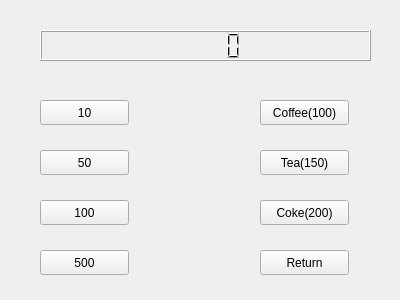
<?xml version="1.0" encoding="UTF-8"?>
<ui version="4.0">
 <class>Widget</class>
 <widget class="QWidget" name="Widget">
  <property name="geometry">
   <rect>
    <x>0</x>
    <y>0</y>
    <width>400</width>
    <height>300</height>
   </rect>
  </property>
  <property name="windowTitle">
   <string>Widget</string>
  </property>
  <widget class="QLCDNumber" name="lcdNumber">
   <property name="geometry">
    <rect>
     <x>40</x>
     <y>30</y>
     <width>331</width>
     <height>31</height>
    </rect>
   </property>
  </widget>
  <widget class="QPushButton" name="Pb10">
   <property name="geometry">
    <rect>
     <x>40</x>
     <y>100</y>
     <width>89</width>
     <height>25</height>
    </rect>
   </property>
   <property name="text">
    <string>10</string>
   </property>
  </widget>
  <widget class="QPushButton" name="Pb50">
   <property name="geometry">
    <rect>
     <x>40</x>
     <y>150</y>
     <width>89</width>
     <height>25</height>
    </rect>
   </property>
   <property name="text">
    <string>50</string>
   </property>
  </widget>
  <widget class="QPushButton" name="Pb100">
   <property name="geometry">
    <rect>
     <x>40</x>
     <y>200</y>
     <width>89</width>
     <height>25</height>
    </rect>
   </property>
   <property name="text">
    <string>100</string>
   </property>
  </widget>
  <widget class="QPushButton" name="Pb500">
   <property name="geometry">
    <rect>
     <x>40</x>
     <y>250</y>
     <width>89</width>
     <height>25</height>
    </rect>
   </property>
   <property name="text">
    <string>500</string>
   </property>
  </widget>
  <widget class="QPushButton" name="PbCoffee">
   <property name="geometry">
    <rect>
     <x>260</x>
     <y>100</y>
     <width>89</width>
     <height>25</height>
    </rect>
   </property>
   <property name="text">
    <string>Coffee(100)</string>
   </property>
  </widget>
  <widget class="QPushButton" name="PbTea">
   <property name="geometry">
    <rect>
     <x>260</x>
     <y>150</y>
     <width>89</width>
     <height>25</height>
    </rect>
   </property>
   <property name="text">
    <string>Tea(150)</string>
   </property>
  </widget>
  <widget class="QPushButton" name="PbCoke">
   <property name="geometry">
    <rect>
     <x>260</x>
     <y>200</y>
     <width>89</width>
     <height>25</height>
    </rect>
   </property>
   <property name="text">
    <string>Coke(200)</string>
   </property>
  </widget>
  <widget class="QPushButton" name="Pbret">
   <property name="geometry">
    <rect>
     <x>260</x>
     <y>250</y>
     <width>89</width>
     <height>25</height>
    </rect>
   </property>
   <property name="text">
    <string>Return</string>
   </property>
  </widget>
 </widget>
 <layoutdefault spacing="6" margin="11"/>
 <resources/>
 <connections/>
</ui>
